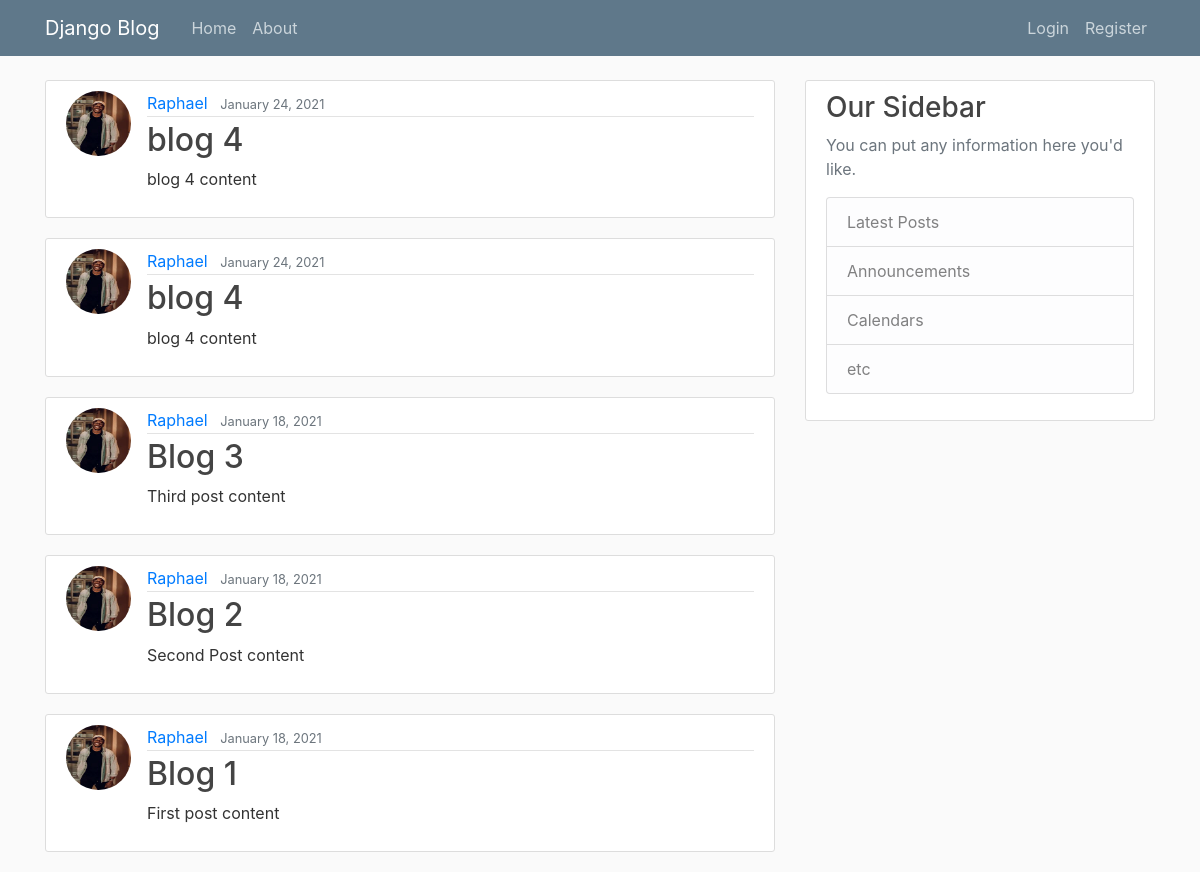
/, run on an earlier commit of the app's database.
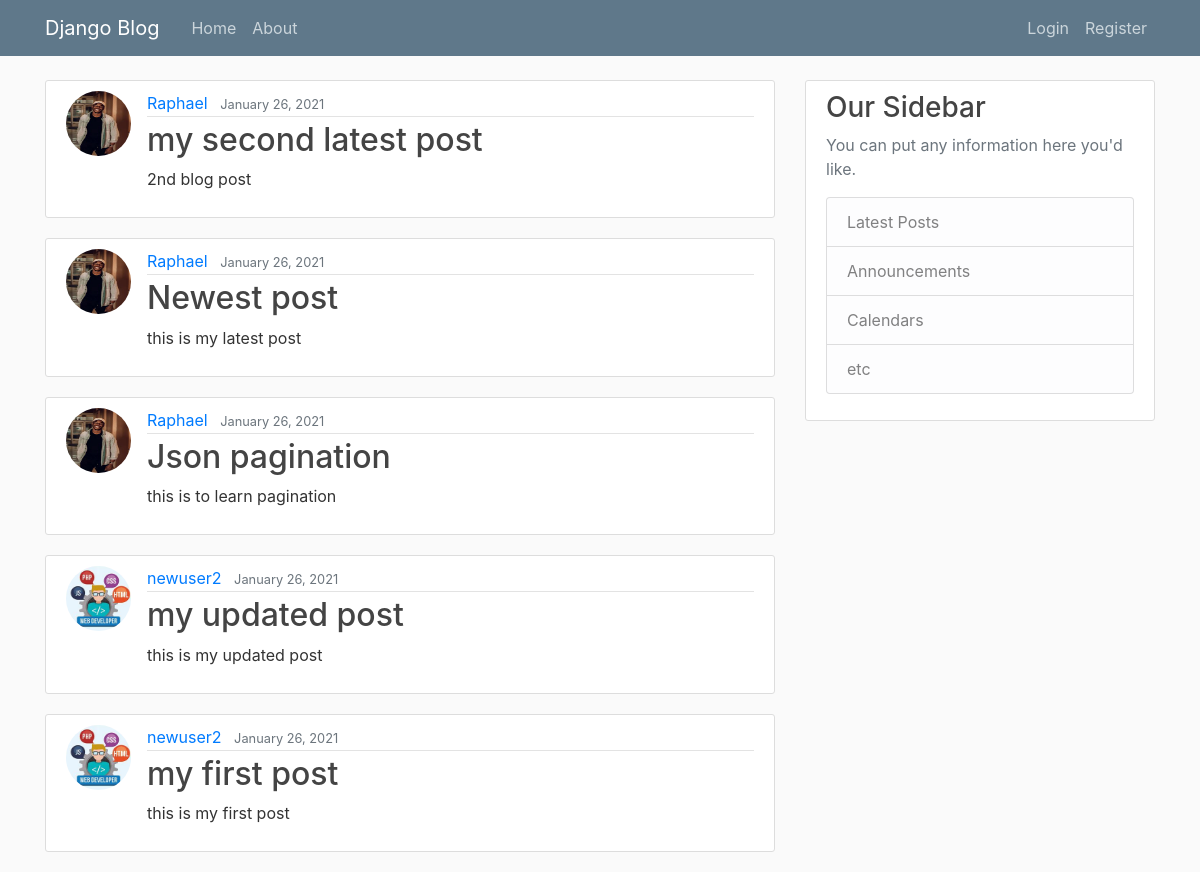
And on a later commit of the database.
### blog/models.py (models this page shows, shortened)
class Post(models.Model):
  title = models.CharField(max_length = 100)
  content = models.TextField()
  date_posted = models.DateTimeField(default = timezone.now)
  author = models.ForeignKey(User , on_delete = models.CASCADE)

### users/models.py (models this page shows, shortened)
class Profile(models.Model):
  user = models.OneToOneField(User, on_delete = models.CASCADE)
  image = models.ImageField(default = "default.jpg" , upload_to = "profile_pics_")

### blog/views.py (the view)
# urls.py: path('', PostListView.as_view(), name = "blog-home"),
class PostListView(ListView):
  model = Post
  template_name = "blog/home.html" #<app>/<model>_<viewtype>.html
  context_object_name = "posts"
  ordering = ['-date_posted']
  paginate_by = 5

### blog/templates/blog/home.html
{% extends "blog/base.html" %}
{%  block content %}
  {% for post in posts %}
    <article class="media content-section">
      <img src = "{{post.author.profile.image.url}}" class = "rounded-circle article-img">
    <div class="media-body">
    <div class="article-metadata">
      <a class="mr-2" href="#">{{ post.author }}</a>
      <small class="text-muted">{{ post.date_posted|date:"F d, Y" }}</small>
    </div>
    <h2><a class="article-title" href="{% url 'post-detail' post.id %}">{{ post.title }}</a></h2>
    <p class="article-content">{{ post.content }}</p>
  </div>
  </article>
  {% endfor %}
{% endblock content %}

What changed in the data, as far as the page shows it:
no longer on this page (row edited): Post: author.profile.image (picture), author "Raphael", date_posted "January 24, 2021", title "blog 4", content "blog 4 content"
no longer on this page (row unchanged): Post: author.profile.image (picture), author "Raphael", date_posted "January 24, 2021", title "blog 4", content "blog 4 content"
no longer on this page (row unchanged): Post: author.profile.image (picture), author "Raphael", date_posted "January 18, 2021", title "Blog 3", content "Third post content"
no longer on this page (row unchanged): Post: author.profile.image (picture), author "Raphael", date_posted "January 18, 2021", title "Blog 2", content "Second Post content"
no longer on this page (row unchanged): Post: author.profile.image (picture), author "Raphael", date_posted "January 18, 2021", title "Blog 1", content "First post content"
added Post: author.profile.image (picture), author "Raphael", date_posted "January 26, 2021", title "my second latest post", content "2nd blog post"
added Post: author.profile.image (picture), author "Raphael", date_posted "January 26, 2021", title "Newest post", content "this is my latest post"
added Post: author.profile.image (picture), author "Raphael", date_posted "January 26, 2021", title "Json pagination", content "this is to learn pagination"
added Post: author.profile.image (picture), author "newuser2", date_posted "January 26, 2021", title "my updated post", content "this is my updated post"
added Post: author.profile.image (picture), author "newuser2", date_posted "January 26, 2021", title "my first post", content "this is my first post"
